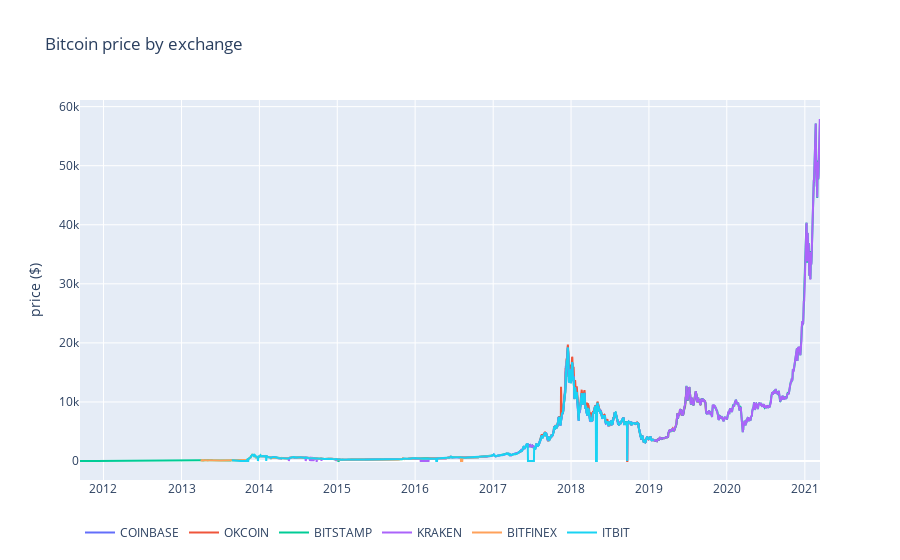

Notebook source saved alongside this figure:
### Markdown cell above
## Visualise aggregate btc price data

### Code cell
layout = go.Layout(
        title="Bitcoin price by exchange",
        legend={"orientation":"h"},
        xaxis={"type":"date"},
        yaxis={"title":"price ($)"})

# setting up traces for plotting
trace_arr = []
labels = list(btc_usd_df)

for _, label in enumerate(labels):
    series = btc_usd_df[label]
    trace = go.Scatter(x=series.index, y=series, name=label)
    trace_arr.append(trace)
    
fig = go.Figure(data=trace_arr, layout=layout)
py.iplot(fig)

### Figure 1 — Plotly figure (JSON) as saved in the notebook; plotly's stock layout.template omitted (floating-point values rounded to 4 significant figures; data arrays with more than 128 entries replaced by an {"elided": "..."} marker saying what was removed)
{"data": [{"name": "COINBASE", "type": "scatter", "x": {"elided": "3461 str values"}, "y": {"elided": "3461 float values"}}, {"name": "OKCOIN", "type": "scatter", "x": {"elided": "3461 str values"}, "y": {"elided": "3461 float values"}}, {"name": "BITSTAMP", "type": "scatter", "x": {"elided": "3461 str values"}, "y": {"elided": "3461 float values"}}, {"name": "KRAKEN", "type": "scatter", "x": {"elided": "3461 str values"}, "y": {"elided": "3461 float values"}}, {"name": "BITFINEX", "type": "scatter", "x": {"elided": "3461 str values"}, "y": {"elided": "3461 float values"}}, {"name": "ITBIT", "type": "scatter", "x": {"elided": "3461 str values"}, "y": {"elided": "3461 float values"}}], "layout": {"legend": {"orientation": "h"}, "title": {"text": "Bitcoin price by exchange"}, "xaxis": {"type": "date"}, "yaxis": {"title": {"text": "price ($)"}}}}
